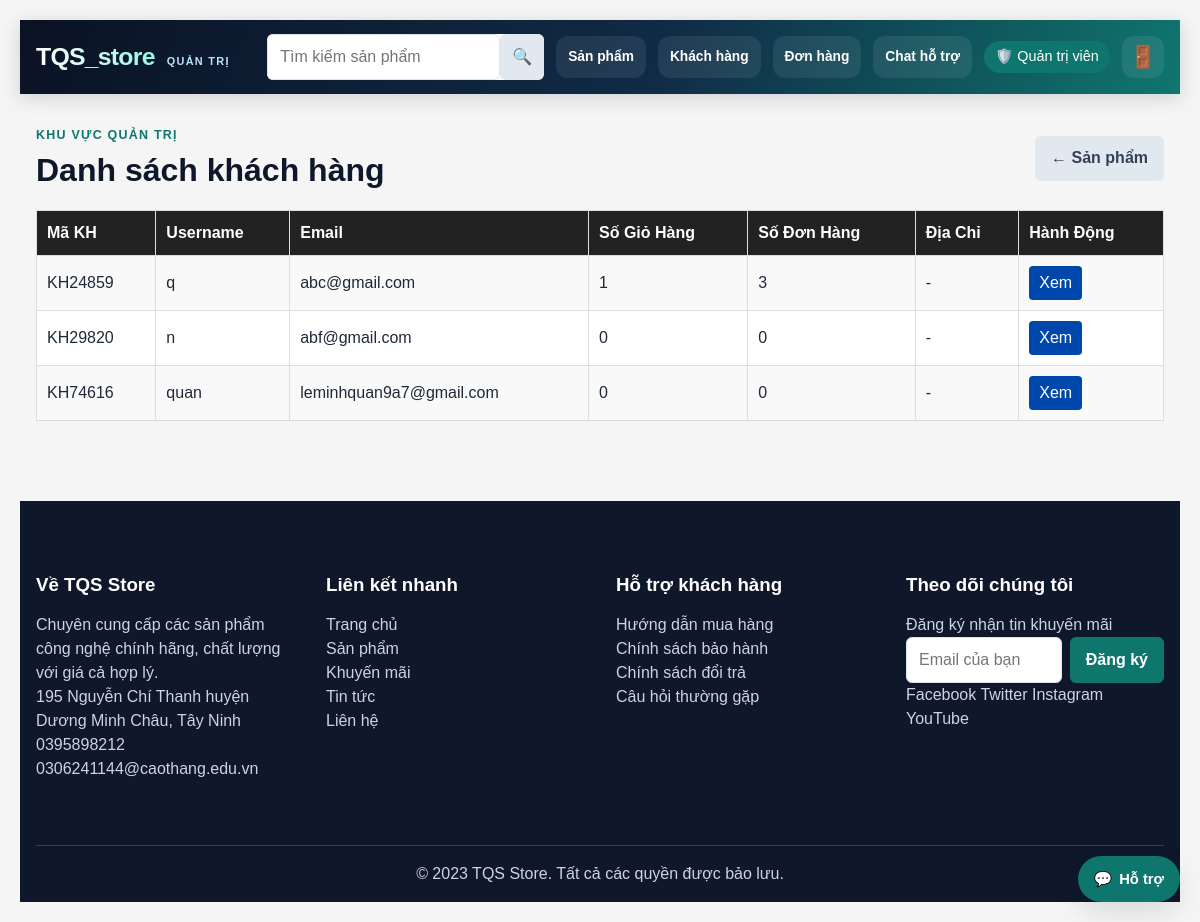
The page /do_an/users_admin/index.php (signed in) on the database as committed earlier.
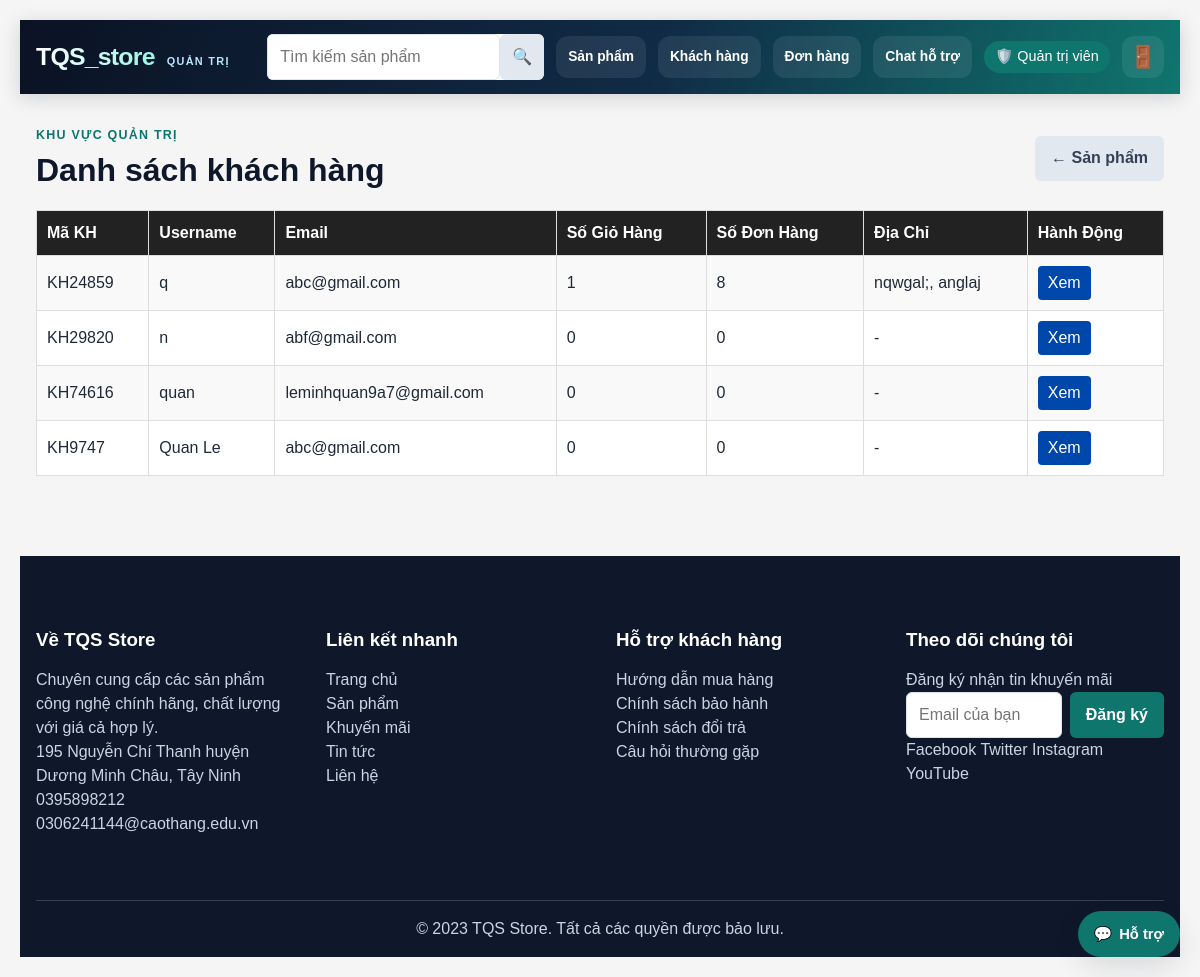
The same page on the database as committed later.
### tables this page shows
CREATE TABLE `users` (
  `maKH` varchar(20) NOT NULL,
  `username` varchar(255) DEFAULT NULL,
  `email` varchar(255) DEFAULT NULL,
  `pass` varchar(200) DEFAULT NULL
);

### do_an/users_admin/index.php (the view, shortened to what this page needs)
<?php
$conn = connect_db();
$sql = "
SELECT
    u.maKH AS MaKH,
    u.username AS Username,
    u.email AS Email,
    COALESCE(c.SoCart,0) AS SoCart,
    COALESCE(d.SoDonHang,0) AS SoDonHang,
    COALESCE(a.DiaChi, '-') AS DiaChi
FROM users u
LEFT JOIN (
    SELECT userid, COUNT(*) AS SoCart
    FROM cart
    GROUP BY userid
) c ON u.maKH = c.userid
LEFT JOIN (
    SELECT MaKH, COUNT(*) AS SoDonHang
    FROM donhang
    GROUP BY MaKH
) d ON u.maKH = d.MaKH
LEFT JOIN (
    SELECT MaKH, GROUP_CONCAT(ChiTietDiaChi SEPARATOR ', ') AS DiaChi
    FROM diachi
    GROUP BY MaKH
) a ON u.maKH = a.MaKH
ORDER BY u.maKH ASC
";
$result = $conn->query($sql);
?>
<!DOCTYPE html>
<html lang="vi">
<head>
<link rel="stylesheet" href="../layout/style.css">
</head>
<body>
<?php define('LAYOUT_FRAGMENT', true); require_once __DIR__ . '/../layout/header.php'; ?>
<main class="admin-main">
<div class="admin-toolbar">
    <div>
        <div class="eyebrow">Khu vực quản trị</div>
        <h1 class="page-heading">Danh sách khách hàng</h1>
    </div>
    <a class="btn btn-secondary" href="../main_admin/index.php">← Sản phẩm</a>
</div>
<table>
    <tr>
        <th>Mã KH</th>
        <th>Username</th>
        <th>Email</th>
        <th>Số Giỏ Hàng</th>
        <th>Số Đơn Hàng</th>
        <th>Địa Chỉ</th>
        <th>Hành Động</th>
    </tr>
    <?php if($result && $result->num_rows > 0): ?>
        <?php while($row = $result->fetch_assoc()): ?>
            <tr>
                <td><?= htmlspecialchars($row['MaKH']) ?></td>
                <td><?= htmlspecialchars($row['Username']) ?></td>
                <td><?= htmlspecialchars($row['Email']) ?></td>
                <td><?= $row['SoCart'] ?></td>
                <td><?= $row['SoDonHang'] ?></td>
                <td><?= htmlspecialchars($row['DiaChi']) ?></td>
                <td>
                    <a class="button" href="view_user.php?maKH=<?= urlencode($row['MaKH']) ?>">Xem</a>
                </td>
            </tr>
        <?php endwhile; ?>
    <?php else: ?>
        <tr><td colspan="7" style="text-align:center;">Chưa có user nào</td></tr>
    <?php endif; ?>
</table>
</main>
<?php require_once __DIR__ . '/../layout/footer.php'; ?>

### do_an/layout/header.php (shortened to what this page needs)
<?php
$conn = connect_db();
$tenHienThi = getTenHienThi($conn);
$isAdmin = !empty($_SESSION['admin_login']);
function renderSiteHeader(bool $isAdmin, string $tenHienThi): void
{
?>
<header class="header">
  <div class="header-brand">
    <a class="name" href="<?php echo $isAdmin ? '../main_admin/index.php' : '../main/index.php'; ?>">TQS_store</a>
    <span class="header-context"><?php echo $isAdmin ? 'QUẢN TRỊ' : 'CỬA HÀNG LAPTOP'; ?></span>
  </div>
  <nav>
    <form action="<?php echo $isAdmin ? '../search_admin/index.php' : '../search/index.php'; ?>" method="post" class="header-search">
      <input type="search" placeholder="Tìm kiếm sản phẩm" name="search" id="search">
      <button type="submit">🔍</button>
    </form>
    <?php if ($isAdmin): ?>
      <a class="header-link header-link-label" href="../main_admin/index.php">Sản phẩm</a>
      <a class="header-link header-link-label" href="../users_admin/index.php">Khách hàng</a>
      <a class="header-link header-link-label" href="../order_admin/index.php">Đơn hàng</a>
      <a class="header-link header-link-label" href="../chatbot/admin.php">Chat hỗ trợ</a>
      <span class="user-badge">🛡️ Quản trị viên</span>
    <?php elseif (!empty($tenHienThi)): ?>
      <span class="user-badge" title="Tài khoản đang đăng nhập">👤 <?php echo htmlspecialchars($tenHienThi); ?></span>
    <?php endif; ?>
    <a href="../logout/index.php" aria-label="Đăng xuất" title="Đăng xuất">🚪</a>
  </nav>
</header>
<?php
}
?>
<?php if (defined('LAYOUT_FRAGMENT')): renderSiteHeader($isAdmin, $tenHienThi); return; endif; ?>

### do_an/layout/footer.php (shortened to what this page needs)
  <div class="footer">
    <div class="footer-content container">
      <div class="footer-section">
        <h3>Về TQS Store</h3>
        <p>Chuyên cung cấp các sản phẩm công nghệ chính hãng, chất lượng với giá cả hợp lý.</p>
        <p>195 Nguyễn Chí Thanh huyện Dương Minh Châu, Tây Ninh</p>
        <p>0395898212</p>
        <p>0306241144@caothang.edu.vn</p>
      </div>
      <div class="footer-section">
        <h3>Liên kết nhanh</h3>
        <p><a href="../main/index.php">Trang chủ</a></p>
        <p><a href="#">Sản phẩm</a></p>
        <p><a href="#">Khuyến mãi</a></p>
        <p><a href="#">Tin tức</a></p>
        <p><a href="#">Liên hệ</a></p>
      </div>
      <div class="footer-section">
        <h3>Hỗ trợ khách hàng</h3>
        <p><a href="#">Hướng dẫn mua hàng</a></p>
        <p><a href="#">Chính sách bảo hành</a></p>
        <p><a href="#">Chính sách đổi trả</a></p>
        <p><a href="#">Câu hỏi thường gặp</a></p>
      </div>
      <div class="footer-section">
        <h3>Theo dõi chúng tôi</h3>
        <p>Đăng ký nhận tin khuyến mãi</p>
        <form action="https://formspree.io/forms/mblqlzpw" method="post">
          <input type="email" name="email" placeholder="Email của bạn">
          <button type="submit" class="btn btn-primary">Đăng ký</button>
        </form>
        <div class="social-links">
          <a href="#">Facebook</a>
          <a href="#">Twitter</a>
          <a href="#">Instagram</a>
          <a href="#">YouTube</a>
        </div>
      </div>
    </div>
    <div class="footer-bottom">
      <p>&copy; 2023 TQS Store. Tất cả các quyền được bảo lưu.</p>
    </div>
  </div>
  <?php require_once __DIR__ . '/../chatbot/chat_widget.php'; ?>
</body>
</html>

### do_an/chatbot/chat_widget.php (shortened to what this page needs)
<aside class="chatbot-widget" data-chatbot data-endpoint="<?= htmlspecialchars(INDEX_URL, ENT_QUOTES, 'UTF-8') ?>chatbot/process.php">
  <button class="chatbot-toggle" type="button" aria-expanded="false" aria-controls="chatbot-panel">
    <span aria-hidden="true">💬</span>
    <span>Hỗ trợ</span>
  </button>
</aside>

### do_an/users_admin/index.php (style rules this page uses)
body { font-family: Arial, sans-serif; background: #f5f5f5; margin: 0; padding: 20px; }
table { width: 100%; border-collapse: collapse; background: #fff; }
th, td { border: 1px solid #ddd; padding: 10px; text-align: left; }
th { background: #222; color: #fff; }
tr:nth-child(even) { background: #f9f9f9; }
a.button { display: inline-block; padding: 5px 10px; background: #0047AB; color: #fff; text-decoration: none; border-radius: 4px; }

Rows that differ between the two databases and show on the page:
computed for users "KH24859": SoDonHang "3" → "8"; DiaChi "-" → "nqwgal;, anglaj"
added users: maKH "KH9747", username "Quan Le", email "abc@gmail.com", SoCart "0", SoDonHang "0", DiaChi "-"
